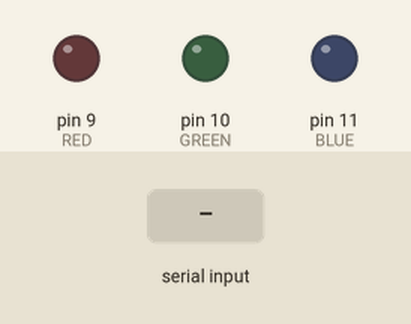
This sketch was run on a simulated Arduino Uno, built with avr-gcc and run on an emulated ATmega328P. Parts: output pins drawn as LEDs (lit = HIGH). The test bench sets the inputs (shaded band). What the sketch prints to the serial monitor is not drawn.

Above: at 1.2 s.
1.3 s: "red0" received over the second serial link
At 1.9 s:
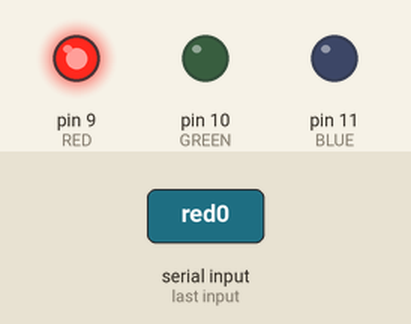
2.8 s: "green0" received over the second serial link
At 3.1 s:
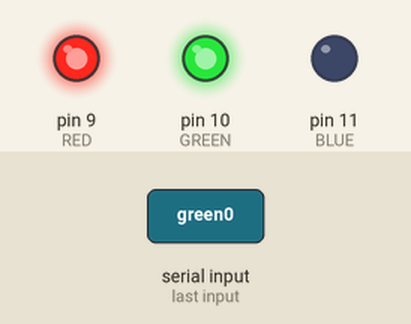
4.3 s: "blue0" received over the second serial link
At 5.4 s:
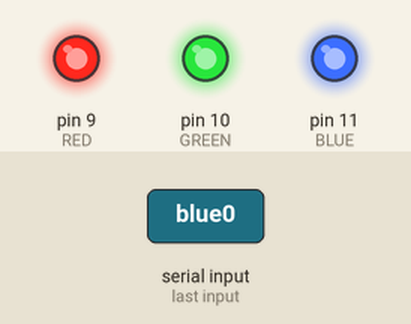
5.8 s: "red1" received over the second serial link
At 6.5 s:
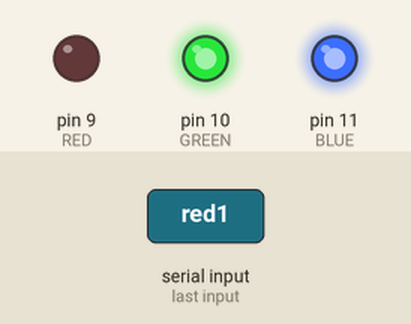
7.3 s: "green1" received over the second serial link
At 7.7 s:
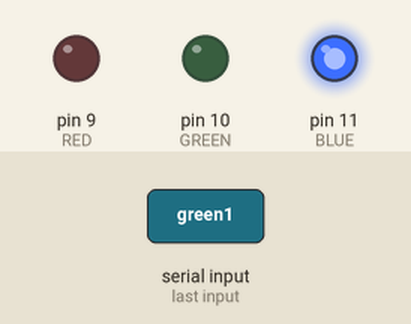
8.8 s: "blue1" received over the second serial link
At 10.0 s:
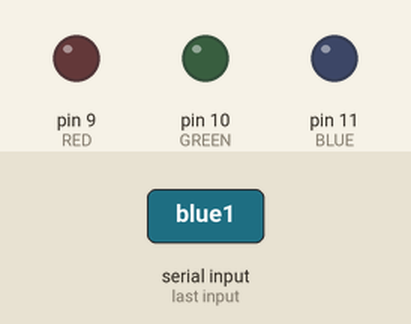
Timing chart, 0 to 11.3 s (numbered marks = the images above; inputs shaded):
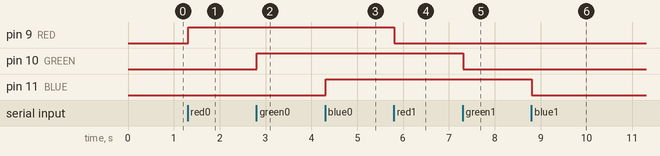

Measured:
- after the input at 1.3 s, pin 9 (RED): LOW → HIGH at once
- after the input at 2.8 s, pin 10 (GREEN): LOW → HIGH at once
- after the input at 4.3 s, pin 11 (BLUE): LOW → HIGH at once
- after the input at 5.8 s, pin 9 (RED): HIGH → LOW at once
- after the input at 7.3 s, pin 10 (GREEN): HIGH → LOW at once
- after the input at 8.8 s, pin 11 (BLUE): HIGH → LOW at once

The sketch:

002_bluetooth_led.ino
```cpp
#include <SoftwareSerial.h>

#define RED 9
#define GREEN 10
#define BLUE 11

const byte rxPin = 2;
const byte txPin = 3;
SoftwareSerial hc06(rxPin,txPin);

void setup() {

  pinMode(RED, OUTPUT);
  pinMode(GREEN, OUTPUT);
  pinMode(BLUE, OUTPUT);


  //Initialize Serial Monitor
  Serial.begin(9600);
  Serial.println("ENTER AT Commands:");
  //Initialize Bluetooth Serial Port
  hc06.begin(9600);
}

void loop() {
  //Write data from HC06 to Serial Monitor
  if (hc06.available()) {

    // read command
    String result;
    unsigned long startTime = millis();
    while(millis() - startTime < 10){
      if(hc06.available()){
        char c = hc06.read();
        result += c;
        startTime = millis();
      }
    }

    Serial.print(result);


    // decode command
    if(result.startsWith("red0")){
      digitalWrite(RED,1);
    }
    else if(result.startsWith("red1")){
      digitalWrite(RED,0);
    }
    else if(result.startsWith("green0")){
      digitalWrite(GREEN,1);
    }
    else if(result.startsWith("green1")){
      digitalWrite(GREEN,0);
    }
    else if(result.startsWith("blue0")){
      digitalWrite(BLUE,1);
    }
    else if(result.startsWith("blue1")){
      digitalWrite(BLUE,0);
    }
    else{
      Serial.print("Command unknown");
    }
 }

  //Write from Serial Monitor to HC06
  if (Serial.available()) {
   hc06.write(Serial.read());
 }
}
String command(const char *toSend, unsigned long milliseconds) {
  String result;
  Serial.print("Sending: ");
  Serial.println(toSend);
  hc06.print(toSend);
  unsigned long startTime = millis();
  Serial.print(F("Received: "));
  while (millis() - startTime < milliseconds) {
    if (hc06.available()) {
      char c = hc06.read();
      Serial.write(c);
      result += c;  // append to the result string
    }
  }
  Serial.println();  // new line after timeout.
  return result;
}
```
